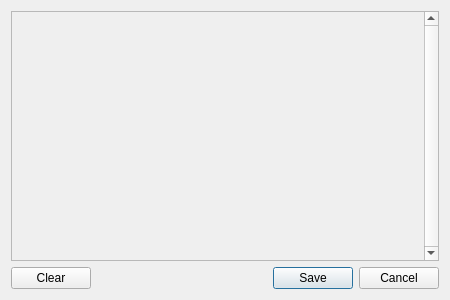
<?xml version="1.0" encoding="UTF-8"?>
<ui version="4.0">
 <class>IconDialog</class>
 <widget class="QDialog" name="IconDialog">
  <property name="geometry">
   <rect>
    <x>0</x>
    <y>0</y>
    <width>450</width>
    <height>300</height>
   </rect>
  </property>
  <property name="sizePolicy">
   <sizepolicy hsizetype="Fixed" vsizetype="Fixed">
    <horstretch>0</horstretch>
    <verstretch>0</verstretch>
   </sizepolicy>
  </property>
  <property name="maximumSize">
   <size>
    <width>450</width>
    <height>300</height>
   </size>
  </property>
  <property name="windowTitle">
   <string>Select Icon</string>
  </property>
  <property name="sizeGripEnabled">
   <bool>false</bool>
  </property>
  <property name="modal">
   <bool>true</bool>
  </property>
  <layout class="QVBoxLayout" name="verticalLayout" stretch="1,0">
   <item>
    <widget class="QWidget" name="widget" native="true">
     <property name="sizePolicy">
      <sizepolicy hsizetype="Expanding" vsizetype="Expanding">
       <horstretch>0</horstretch>
       <verstretch>0</verstretch>
      </sizepolicy>
     </property>
     <layout class="QVBoxLayout" name="verticalLayout_2" stretch="0">
      <property name="leftMargin">
       <number>0</number>
      </property>
      <property name="topMargin">
       <number>0</number>
      </property>
      <property name="rightMargin">
       <number>0</number>
      </property>
      <property name="bottomMargin">
       <number>0</number>
      </property>
      <item>
       <widget class="QScrollArea" name="scrollArea">
        <property name="sizePolicy">
         <sizepolicy hsizetype="Expanding" vsizetype="Expanding">
          <horstretch>0</horstretch>
          <verstretch>0</verstretch>
         </sizepolicy>
        </property>
        <property name="verticalScrollBarPolicy">
         <enum>Qt::ScrollBarPolicy::ScrollBarAlwaysOn</enum>
        </property>
        <property name="horizontalScrollBarPolicy">
         <enum>Qt::ScrollBarPolicy::ScrollBarAlwaysOff</enum>
        </property>
        <property name="widgetResizable">
         <bool>true</bool>
        </property>
        <property name="alignment">
         <set>Qt::AlignmentFlag::AlignLeading|Qt::AlignmentFlag::AlignLeft|Qt::AlignmentFlag::AlignTop</set>
        </property>
        <widget class="QWidget" name="port">
         <property name="geometry">
          <rect>
           <x>0</x>
           <y>0</y>
           <width>416</width>
           <height>248</height>
          </rect>
         </property>
         <property name="sizePolicy">
          <sizepolicy hsizetype="Expanding" vsizetype="Minimum">
           <horstretch>0</horstretch>
           <verstretch>0</verstretch>
          </sizepolicy>
         </property>
         <layout class="QHBoxLayout" name="horizontalLayout" stretch="0">
          <property name="leftMargin">
           <number>0</number>
          </property>
          <property name="topMargin">
           <number>0</number>
          </property>
          <property name="rightMargin">
           <number>0</number>
          </property>
          <property name="bottomMargin">
           <number>0</number>
          </property>
          <item alignment="Qt::AlignmentFlag::AlignTop">
           <widget class="IconTable" name="iconTable" native="true">
            <property name="sizePolicy">
             <sizepolicy hsizetype="Preferred" vsizetype="Preferred">
              <horstretch>0</horstretch>
              <verstretch>0</verstretch>
             </sizepolicy>
            </property>
            <property name="minimumSize">
             <size>
              <width>415</width>
              <height>0</height>
             </size>
            </property>
            <property name="baseSize">
             <size>
              <width>415</width>
              <height>0</height>
             </size>
            </property>
           </widget>
          </item>
         </layout>
        </widget>
       </widget>
      </item>
     </layout>
    </widget>
   </item>
   <item>
    <layout class="QHBoxLayout" name="horizontalLayout_2">
     <item>
      <widget class="QPushButton" name="clearButton">
       <property name="text">
        <string>Clear</string>
       </property>
      </widget>
     </item>
     <item>
      <widget class="QDialogButtonBox" name="buttonBox">
       <property name="cursor">
        <cursorShape>ArrowCursor</cursorShape>
       </property>
       <property name="orientation">
        <enum>Qt::Orientation::Horizontal</enum>
       </property>
       <property name="standardButtons">
        <set>QDialogButtonBox::StandardButton::Cancel|QDialogButtonBox::StandardButton::Save</set>
       </property>
      </widget>
     </item>
    </layout>
   </item>
  </layout>
 </widget>
 <customwidgets>
  <customwidget>
   <class>IconTable</class>
   <extends>QWidget</extends>
   <header>icontable.h</header>
   <container>1</container>
  </customwidget>
 </customwidgets>
 <resources/>
 <connections>
  <connection>
   <sender>buttonBox</sender>
   <signal>accepted()</signal>
   <receiver>IconDialog</receiver>
   <slot>accept()</slot>
   <hints>
    <hint type="sourcelabel">
     <x>227</x>
     <y>281</y>
    </hint>
    <hint type="destinationlabel">
     <x>157</x>
     <y>270</y>
    </hint>
   </hints>
  </connection>
  <connection>
   <sender>buttonBox</sender>
   <signal>rejected()</signal>
   <receiver>IconDialog</receiver>
   <slot>reject()</slot>
   <hints>
    <hint type="sourcelabel">
     <x>295</x>
     <y>287</y>
    </hint>
    <hint type="destinationlabel">
     <x>286</x>
     <y>270</y>
    </hint>
   </hints>
  </connection>
  <connection>
   <sender>clearButton</sender>
   <signal>clicked()</signal>
   <receiver>IconDialog</receiver>
   <slot>clearSelection()</slot>
   <hints>
    <hint type="sourcelabel">
     <x>26</x>
     <y>273</y>
    </hint>
    <hint type="destinationlabel">
     <x>30</x>
     <y>269</y>
    </hint>
   </hints>
  </connection>
 </connections>
 <slots>
  <slot>clearSelection()</slot>
 </slots>
</ui>
